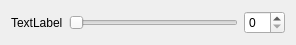
<?xml version="1.0" encoding="UTF-8"?>
<ui version="4.0">
 <class>SliderSpinBox</class>
 <widget class="QWidget" name="SliderSpinBox">
  <property name="geometry">
   <rect>
    <x>0</x>
    <y>0</y>
    <width>296</width>
    <height>38</height>
   </rect>
  </property>
  <property name="windowTitle">
   <string>Form</string>
  </property>
  <layout class="QGridLayout" name="gridLayout">
   <item row="0" column="0">
    <widget class="QLabel" name="label">
     <property name="minimumSize">
      <size>
       <width>50</width>
       <height>0</height>
      </size>
     </property>
     <property name="text">
      <string>TextLabel</string>
     </property>
    </widget>
   </item>
   <item row="0" column="1">
    <widget class="QSlider" name="horizontalSlider">
     <property name="orientation">
      <enum>Qt::Horizontal</enum>
     </property>
    </widget>
   </item>
   <item row="0" column="2">
    <widget class="QSpinBox" name="spinBox"/>
   </item>
  </layout>
 </widget>
 <resources/>
 <connections/>
</ui>
